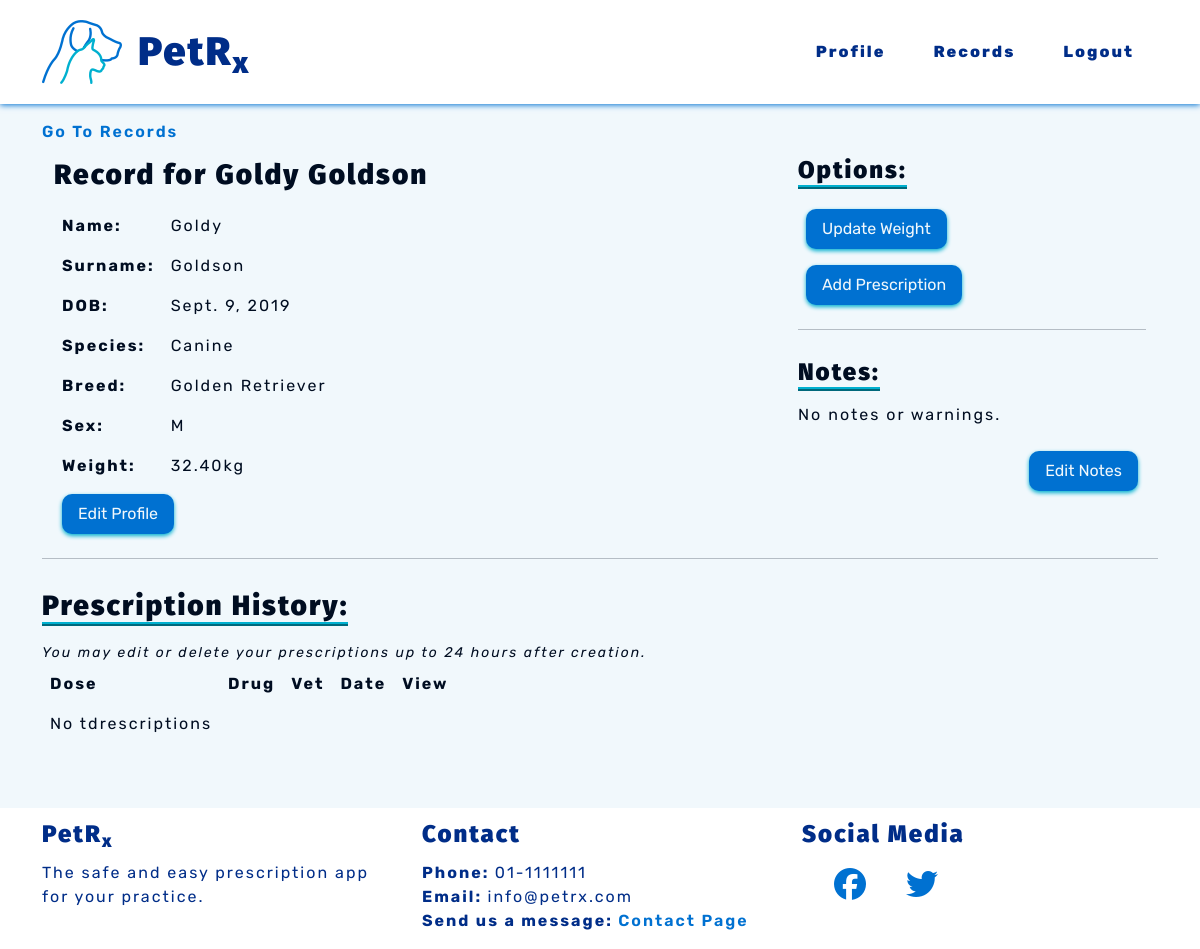
Page /records/animal-profile/1 (signed in) on the earlier database version.
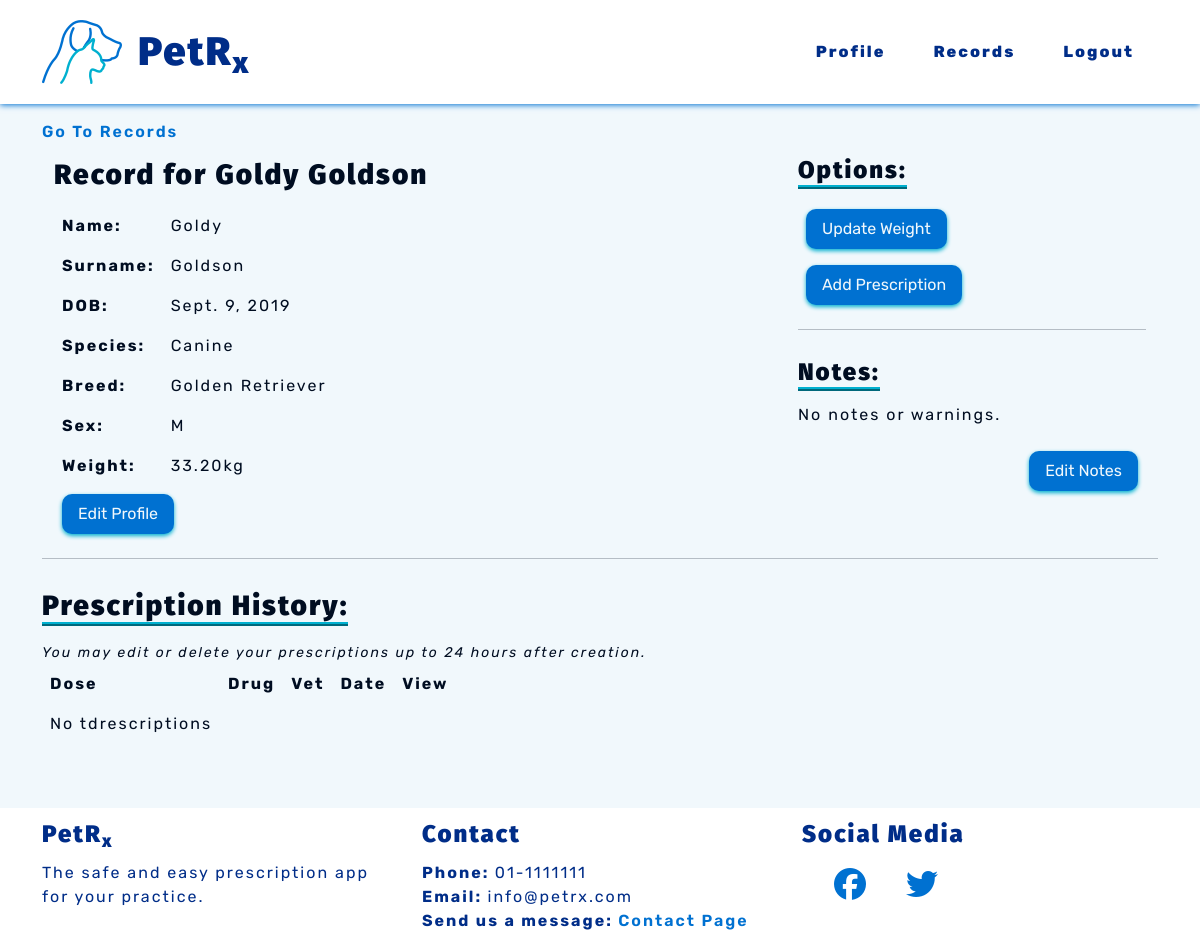
Same page on the later database version.
### records/models.py (models this page shows)
class Record(models.Model):
    name = models.CharField(max_length=50)
    surname = models.CharField(max_length=50)
    date_of_birth = models.DateField()
    species = models.CharField(choices=SPECIES, max_length=10)
    breed = models.CharField(max_length=50)
    sex = models.CharField(choices=SEX, max_length=10)
    weight = models.DecimalField(max_digits=5, decimal_places=2)
    note = models.CharField(max_length=300, blank=True)
    def __str__(self):
        return self.name + " " + self.surname
    class Meta:
        ordering = ['surname']
        unique_together = [
            'name',
            'surname',
            'date_of_birth',
            'species',
            'sex']

### records/views.py (the view)
# urls.py: path('animal-profile/<int:animal_id>', views.AnimalRecord.as_view(),
class AnimalRecord(View):
    @method_decorator(vet_login_and_active)
    def get(self, request, animal_id):
        queryset = Record.objects.all()
        profile = get_object_or_404(queryset, id=animal_id)
        context = {'profile': profile}
        return render(request, 'records/animal_profile.html', context)

### records/templates/records/animal_profile.html
{% extends 'base.html' %}
{% block content %}
<a class="pet-links" href="{% url 'records:records' %}" aria-label="Go to records">Go To Records</a>
<section>
    <div class="container">
        <div class="row">
            <div class="col-md-8">
                <h3>Record for {{ profile }}</h3>
                <table>
                    <tr>
                        <th>Name: </th>
                        <td>{{ profile.name }}</td>
                    </tr>
                    <tr>
                        <th>Surname: </th>
                        <td>{{ profile.surname }}</td>
                    </tr>
                    <tr>
                        <th>DOB: </th>
                        <td>{{ profile.date_of_birth }}</td>
                    </tr>
                    <tr>
                        <th>Species: </th>
                        <td>{{ profile.species }}</td>
                    </tr>
                    <tr>
                        <th>Breed: </th>
                        <td>{{ profile.breed }}</td>
                    </tr>
                    <tr>
                        <th>Sex: </th>
                        <td>{{ profile.sex }}</td>
                    </tr>
                    <tr>
                        <th>Weight: </th>
                        <td>{{ profile.weight }}kg</td>
                    </tr>
                </table>
                <a class="pet-btns sm-btns" href="{% url 'records:edit_animal' animal_id=profile.id %}"
                    aria-label="Edit animal record">Edit Profile</a>
            </div>
            <div class="col-md-4">
                <div>
                    <h4 class="subheadings">Options:</h4>
                    <div>
                        <ul>
                            <li>
                                <a class="pet-btns sm-btns"
                                    data-hx-get="{% url 'records:update_weight' animal_id=profile.id %}"
                                    data-hx-target="#modal-dialog" aria-label="Update weight">
                                    Update Weight</a>
                            </li>
                            <li>
                                <a class="pet-btns sm-btns"
                                    data-hx-get="{% url 'prescriptions:add_prescrip' animal_id=profile.id %}"
                                    data-hx-target="#modal-dialog" aria-label="Add new prescription">Add Prescription</a>
                            </li>
                        </ul>
                    </div>
                </div>
                <hr>
                <div>
                    <h4 class="subheadings">Notes:</h4>
                    <p>
                        {{ profile.note|default:"No notes or warnings." }}
                    </p>
                    <a class="pet-btns sm-btns float-end" data-hx-get="{% url 'records:edit_notes' animal_id=profile.id %}"
                        data-hx-target="#modal-dialog" aria-label="Edit notes">Edit Notes</a>
                </div>
            </div>
        </div>
    </div>
</section>
<hr>
<section id="animal-prescrip-list" data-hx-get="{% url 'prescriptions:list_prescrip' animal_id=profile.id %}"
    data-hx-trigger="load">
    {% include 'prescriptions/list_prescrip.html' %}
</section>
{% endblock %}

Differences in the rows shown:
changed Record "Goldy Goldson": weight "32.40" → "33.20"
